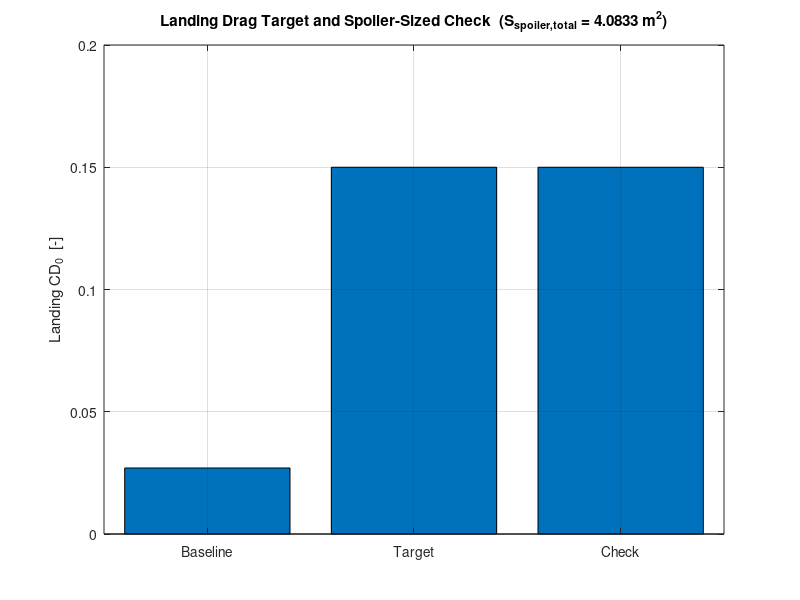

Here is the MATLAB script that generated this plot:
% SpoilerSizing.m
% =========================================================================
% SPOILER AREA SIZING — Landing CD0 Increase via Upper-Surface Spoilers
%
% Goal:
%   Estimate the total spoiler planform area required to achieve a desired
%   landing parasite-drag coefficient (CD0) increase, then back out the
%   spoiler deflection angle needed to reach a glide CD0 target using that
%   same spoiler area.
%
% Model:
%   1) Compute the additional drag coefficient needed in landing:
%        Delta_CD0 = CD0_landing_target - CD0_landing_baseline
%
%   2) Convert that to an equivalent drag area using the wing reference area:
%        A_spoiler_eq = Delta_CD0 * S_ref
%
%   3) Model the deployed spoiler as a flat plate at a deflection angle theta
%      above the wing, with drag acting on its projected area:
%        A_proj = S_spoiler_total * sin(theta)
%        A_spoiler_eq = Cd_spoiler_normal * A_proj
%
%   4) Solve for the required total spoiler planform area:
%        S_spoiler_total = A_spoiler_eq / (Cd_spoiler_normal * sin(theta))
%
%   5) Re-use the solved spoiler area and invert the same relation to estimate
%      the spoiler deflection angle needed for a specified glide CD0 target:
%        theta = asin( (Delta_CD0_glide * S_ref) / (Cd_spoiler_normal * S_spoiler_total) )
%
% Notes:
%   - The 60 deg spoiler angle is assumed to be measured from the wing
%     surface / local chord line toward the free stream. If your convention
%     is measured from the normal direction instead, swap sin() for cos().
%   - Cd_spoiler_normal is an engineering estimate for a bluff plate normal
%     to the flow. Replace this with wind-tunnel, CFD, or handbook data if
%     you have spoiler-specific coefficients.
%   - The glide-angle solve is only physically valid when the asin() argument
%     lies in [-1, 1]. If it does not, the requested glide CD0 cannot be
%     achieved with the same spoiler area and this simple projected-area model.
%
% Sources used beyond the attached files:
%   NASA Glenn Research Center, "Drag Equation" — drag depends on body size,
%   shape, and inclination to the flow.
%   NASA Glenn Research Center, "Shape Effects on Drag" — flat plate as a
%   high-drag bluff-body baseline and dependence on inclination.
%
% All quantities SI unless stated otherwise.
% =========================================================================

clear; clc; close all;

% =========================================================================
%  SECTION 1 — INPUTS
% =========================================================================

% Landing drag target and baseline (without spoilers).
% Set these to match your airplane's landing configuration.
CD0_landing_target   = 0.150;   % desired total landing CD0            [-]
CD0_landing_baseline = 0.027;   % current landing CD0 without spoilers  [-]

% Wing reference area used to normalize CD0.
% Use the same S_ref used in your drag build-up.
S_ref = 36.80;                  % wing reference area                   [m^2]

% Spoiler geometry and drag model.
spoiler_deflection_deg = 60.0;  % spoiler angle above wing surface       [deg]
Cd_spoiler_normal      = 1.28;  % normal-to-flow drag coefficient        [-]

% Optional split into multiple equal-area spoiler panels.
% The script solves the total area, then divides by this count.
n_spoilers = 2;                % number of spoiler panels               [-]

% Glide target to back-solve a deflection angle using the same spoiler area.
CD0_glide_target   = 0.330;    % desired total glide CD0                [-]
CD0_glide_baseline = CD0_landing_baseline;
% Keep the same no-spoiler baseline unless you have a separate glide baseline.

% =========================================================================
%  SECTION 2 — REQUIRED DRAG INCREMENT
% =========================================================================

Delta_CD0_req = CD0_landing_target - CD0_landing_baseline;

if Delta_CD0_req <= 0
    error('Target CD0 must be greater than baseline CD0. Current Delta_CD0 = %.5f', Delta_CD0_req);
end

% Equivalent parasite-drag area required from spoilers.
A_spoiler_eq = Delta_CD0_req * S_ref;     % [m^2]

% =========================================================================
%  SECTION 3 — SPOILER AREA SOLUTION
% =========================================================================
% For a spoiler on the upper wing surface:
%   A_proj = S_spoiler_total * sin(theta)
%   A_spoiler_eq = Cd_spoiler_normal * A_proj
%
% Therefore:
%   S_spoiler_total = (Delta_CD0_req * S_ref) / (Cd_spoiler_normal * sin(theta))

spoiler_deflection_rad = deg2rad(spoiler_deflection_deg);
projection_factor      = sin(spoiler_deflection_rad);

if projection_factor <= 0
    error('Spoiler deflection angle must produce a positive projected area.');
end

S_spoiler_total = A_spoiler_eq / (Cd_spoiler_normal * projection_factor);  % [m^2]
S_spoiler_each  = S_spoiler_total / n_spoilers;                            % [m^2]

% Back-check the achieved CD0 increment from the solved area.
Delta_CD0_check = (Cd_spoiler_normal * S_spoiler_total * projection_factor) / S_ref;
CD0_landing_check = CD0_landing_baseline + Delta_CD0_check;

% Useful ratios for sanity checking.
spoiler_to_wing_ratio = S_spoiler_total / S_ref;
projected_area_total   = S_spoiler_total * projection_factor;

% =========================================================================
%  SECTION 4 — REQUIRED SPOILER DEFLECTION FOR GLIDE CD0 TARGET
% =========================================================================
% Use the same spoiler area and the same projected-area model to estimate
% the spoiler deflection angle required to reach a different CD0 target.

Delta_CD0_glide_req = CD0_glide_target - CD0_glide_baseline;

if Delta_CD0_glide_req <= 0
    error('Glide CD0 target must be greater than the glide baseline CD0. Current Delta_CD0 = %.5f', Delta_CD0_glide_req);
end

sin_theta_glide_req = (Delta_CD0_glide_req * S_ref) / (Cd_spoiler_normal * S_spoiler_total);

if abs(sin_theta_glide_req) <= 1
    spoiler_deflection_glide_deg = asind(sin_theta_glide_req);
    glide_angle_feasible = true;
else
    spoiler_deflection_glide_deg = NaN;
    glide_angle_feasible = false;
end

% =========================================================================
%  SECTION 5 — CONSOLE OUTPUT
% =========================================================================

fprintf('\n');
fprintf('==========================================================================\n');
fprintf('  SPOILER AREA SIZING FOR LANDING CD0 TARGET\n');
fprintf('==========================================================================\n\n');

fprintf('  Inputs\n');
fprintf('    CD0_landing_target   = %.5f\n', CD0_landing_target);
fprintf('    CD0_landing_baseline = %.5f\n', CD0_landing_baseline);
fprintf('    S_ref                = %.3f m^2\n', S_ref);
fprintf('    Spoiler angle        = %.1f deg\n', spoiler_deflection_deg);
fprintf('    Cd_spoiler_normal    = %.3f\n\n', Cd_spoiler_normal);

fprintf('  Required Increment\n');
fprintf('    Delta_CD0_req        = %.5f\n', Delta_CD0_req);
fprintf('    A_spoiler_eq         = %.5f m^2 (equivalent drag area)\n\n', A_spoiler_eq);

fprintf('  Solved Spoiler Area\n');
fprintf('    Projection factor    = sin(%.1f deg) = %.4f\n', spoiler_deflection_deg, projection_factor);
fprintf('    Total spoiler area   = %.5f m^2\n', S_spoiler_total);
fprintf('    Area per spoiler     = %.5f m^2  (%d equal panels)\n', S_spoiler_each, n_spoilers);
fprintf('    Total projected area = %.5f m^2\n\n', projected_area_total);

fprintf('  Back-Check\n');
fprintf('    Achieved Delta_CD0   = %.5f\n', Delta_CD0_check);
fprintf('    Landing CD0 checked  = %.5f\n', CD0_landing_check);
fprintf('    Spoiler/Wing ratio   = %.3f %%\n\n', 100 * spoiler_to_wing_ratio);

fprintf('  Glide Deflection Solve\n');
fprintf('    CD0_glide_target     = %.5f\n', CD0_glide_target);
fprintf('    CD0_glide_baseline   = %.5f\n', CD0_glide_baseline);
fprintf('    Required Delta_CD0   = %.5f\n', Delta_CD0_glide_req);
fprintf('    sin(theta) required  = %.5f\n', sin_theta_glide_req);
if glide_angle_feasible
    fprintf('    Spoiler angle for glide = %.2f deg\n\n', spoiler_deflection_glide_deg);
else
    fprintf('    Spoiler angle for glide = NOT PHYSICALLY FEASIBLE with this area\n');
    fprintf('    (requires |sin(theta)| > 1 in the current projected-area model)\n\n');
end

fprintf('==========================================================================\n');
fprintf('  RESULT: Use a total spoiler planform area of %.5f m^2\n', S_spoiler_total);
if glide_angle_feasible
    fprintf('  RESULT: Glide spoiler angle = %.2f deg\n', spoiler_deflection_glide_deg);
else
    fprintf('  RESULT: Glide spoiler angle cannot be solved with the present inputs\n');
end
fprintf('==========================================================================\n\n');

% =========================================================================
%  SECTION 6 — OPTIONAL SIMPLE PLOT
% =========================================================================

figure('Name','Spoiler Area Sizing','Units','normalized','Position',[0.18 0.20 0.50 0.42]);
bar([CD0_landing_baseline, CD0_landing_target, CD0_landing_check]);
xticks(1:3);
xticklabels({'Baseline','Target','Check'});
ylabel('Landing CD_0  [-]');
title(sprintf('Landing Drag Target and Spoiler-Sized Check  (S_{spoiler,total} = %.4f m^2)', S_spoiler_total));
grid on;
box on;
